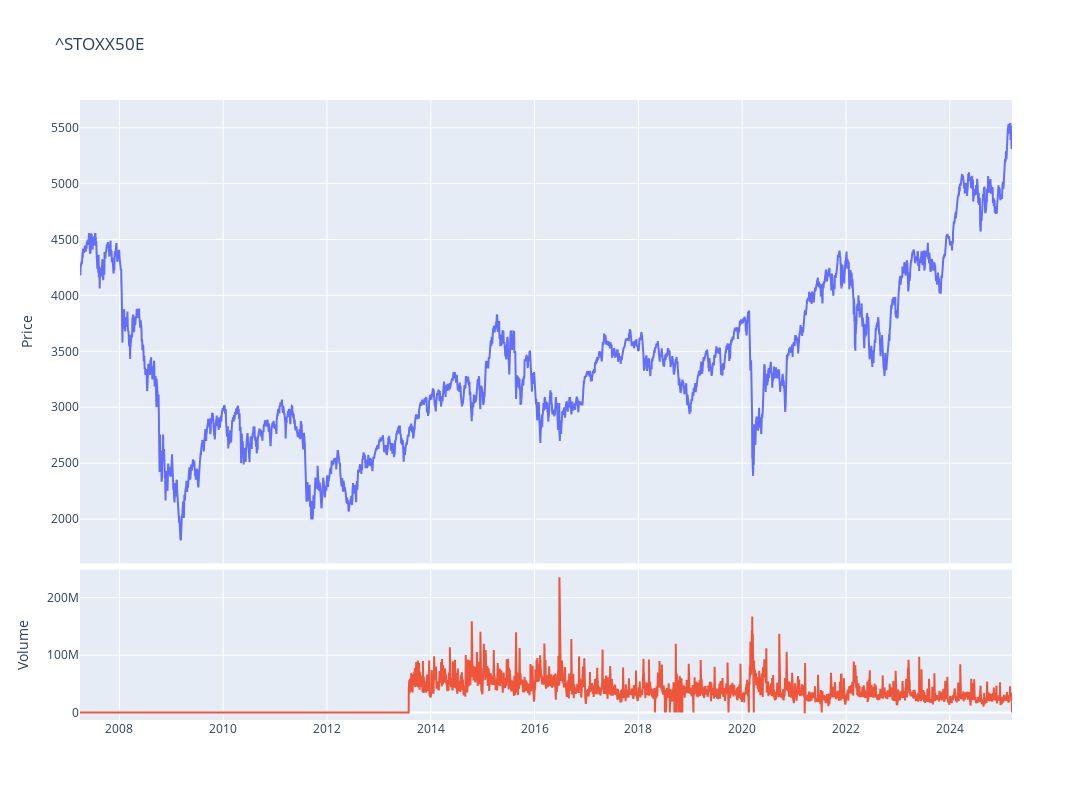

Notebook cell for this chart:
### Code cell
fig = make_subplots(rows=4, cols=1,shared_xaxes=True,vertical_spacing=0.01,specs=[[{'rowspan':3,'colspan':1}],[None],[None],[{'rowspan':1,'colspan':1}]])

# Graph (1,1)
fig.add_trace(go.Scatter(x=stock_ticker.index,y=stock_ticker['Close'],mode="lines",name=f"{ticker}"),row=1, col=1)
# Update xaxis properties
fig.update_yaxes(title_text="Price", row=1, col=1)

# Graph (4,1)
fig.add_trace(go.Scatter(x=stock_ticker.index,y=stock_ticker['Volume'],mode="lines",name='Volume'),row=4, col=1)
fig.update_yaxes(title_text="Volume", row=4, col=1)

fig.update_layout(height=800, width=1300,showlegend=False,title=f"{ticker}")

fig.show()

### Figure 1 — Plotly figure (JSON) as saved in the notebook; plotly's stock layout.template omitted (floating-point values rounded to 4 significant figures; data arrays with more than 128 entries replaced by an {"elided": "..."} marker saying what was removed)
{"data": [{"mode": "lines", "name": "^STOXX50E", "type": "scatter", "x": {"elided": "4503 str values"}, "xaxis": "x", "y": {"elided": "4503 float values"}, "yaxis": "y"}, {"mode": "lines", "name": "Volume", "type": "scatter", "x": {"elided": "4503 str values"}, "xaxis": "x2", "y": {"elided": "4503 int values"}, "yaxis": "y2"}], "layout": {"height": 800, "showlegend": false, "title": {"text": "^STOXX50E"}, "width": 1300, "xaxis": {"anchor": "y", "domain": [0, 1], "matches": "x2", "showticklabels": false}, "xaxis2": {"anchor": "y2", "domain": [0, 1]}, "yaxis": {"anchor": "x", "domain": [0.2525, 1], "title": {"text": "Price"}}, "yaxis2": {"anchor": "x2", "domain": [0, 0.2425], "title": {"text": "Volume"}}}}
